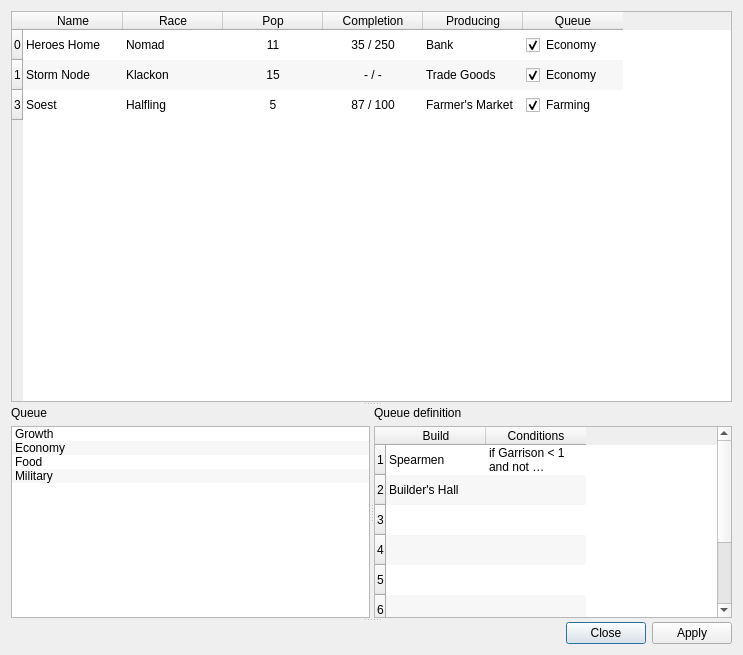
<?xml version="1.0" encoding="UTF-8"?>
<ui version="4.0">
 <class>DialogBuildingQueues</class>
 <widget class="QDialog" name="DialogBuildingQueues">
  <property name="geometry">
   <rect>
    <x>0</x>
    <y>0</y>
    <width>743</width>
    <height>655</height>
   </rect>
  </property>
  <property name="windowTitle">
   <string>Dialog</string>
  </property>
  <layout class="QGridLayout" name="gridLayout">
   <item row="0" column="0">
    <widget class="QSplitter" name="splitter_2">
     <property name="orientation">
      <enum>Qt::Vertical</enum>
     </property>
     <widget class="QTableWidget" name="tableWidget_Cities">
      <property name="sizePolicy">
       <sizepolicy hsizetype="Expanding" vsizetype="Expanding">
        <horstretch>0</horstretch>
        <verstretch>60</verstretch>
       </sizepolicy>
      </property>
      <property name="alternatingRowColors">
       <bool>true</bool>
      </property>
      <property name="showGrid">
       <bool>false</bool>
      </property>
      <row>
       <property name="text">
        <string>0</string>
       </property>
      </row>
      <row>
       <property name="text">
        <string>1</string>
       </property>
      </row>
      <row>
       <property name="text">
        <string>3</string>
       </property>
      </row>
      <column>
       <property name="text">
        <string>Name</string>
       </property>
      </column>
      <column>
       <property name="text">
        <string>Race</string>
       </property>
      </column>
      <column>
       <property name="text">
        <string>Pop</string>
       </property>
       <property name="textAlignment">
        <set>AlignHCenter|AlignVCenter|AlignCenter</set>
       </property>
      </column>
      <column>
       <property name="text">
        <string>Completion</string>
       </property>
       <property name="textAlignment">
        <set>AlignHCenter|AlignVCenter|AlignCenter</set>
       </property>
      </column>
      <column>
       <property name="text">
        <string>Producing</string>
       </property>
      </column>
      <column>
       <property name="text">
        <string>Queue</string>
       </property>
      </column>
      <item row="0" column="0">
       <property name="text">
        <string>Heroes Home</string>
       </property>
      </item>
      <item row="0" column="1">
       <property name="text">
        <string>Nomad</string>
       </property>
      </item>
      <item row="0" column="2">
       <property name="text">
        <string>11</string>
       </property>
       <property name="textAlignment">
        <set>AlignHCenter|AlignVCenter|AlignCenter</set>
       </property>
      </item>
      <item row="0" column="3">
       <property name="text">
        <string>35 / 250</string>
       </property>
       <property name="textAlignment">
        <set>AlignHCenter|AlignVCenter|AlignCenter</set>
       </property>
      </item>
      <item row="0" column="4">
       <property name="text">
        <string>Bank</string>
       </property>
      </item>
      <item row="0" column="5">
       <property name="text">
        <string>Economy</string>
       </property>
       <property name="checkState">
        <enum>Checked</enum>
       </property>
       <property name="flags">
        <set>ItemIsSelectable|ItemIsEditable|ItemIsDragEnabled|ItemIsUserCheckable|ItemIsEnabled</set>
       </property>
      </item>
      <item row="1" column="0">
       <property name="text">
        <string>Storm Node</string>
       </property>
      </item>
      <item row="1" column="1">
       <property name="text">
        <string>Klackon</string>
       </property>
      </item>
      <item row="1" column="2">
       <property name="text">
        <string>15</string>
       </property>
       <property name="textAlignment">
        <set>AlignHCenter|AlignVCenter|AlignCenter</set>
       </property>
      </item>
      <item row="1" column="3">
       <property name="text">
        <string>- / -</string>
       </property>
       <property name="textAlignment">
        <set>AlignHCenter|AlignVCenter|AlignCenter</set>
       </property>
      </item>
      <item row="1" column="4">
       <property name="text">
        <string>Trade Goods</string>
       </property>
      </item>
      <item row="1" column="5">
       <property name="text">
        <string>Economy</string>
       </property>
       <property name="checkState">
        <enum>Checked</enum>
       </property>
       <property name="flags">
        <set>ItemIsSelectable|ItemIsEditable|ItemIsDragEnabled|ItemIsUserCheckable|ItemIsEnabled</set>
       </property>
      </item>
      <item row="2" column="0">
       <property name="text">
        <string>Soest</string>
       </property>
      </item>
      <item row="2" column="1">
       <property name="text">
        <string>Halfling</string>
       </property>
      </item>
      <item row="2" column="2">
       <property name="text">
        <string>5</string>
       </property>
       <property name="textAlignment">
        <set>AlignHCenter|AlignVCenter|AlignCenter</set>
       </property>
      </item>
      <item row="2" column="3">
       <property name="text">
        <string>87 / 100</string>
       </property>
       <property name="textAlignment">
        <set>AlignHCenter|AlignVCenter|AlignCenter</set>
       </property>
      </item>
      <item row="2" column="4">
       <property name="text">
        <string>Farmer's Market</string>
       </property>
      </item>
      <item row="2" column="5">
       <property name="text">
        <string>Farming</string>
       </property>
       <property name="checkState">
        <enum>Checked</enum>
       </property>
       <property name="flags">
        <set>ItemIsSelectable|ItemIsEditable|ItemIsDragEnabled|ItemIsUserCheckable|ItemIsEnabled</set>
       </property>
      </item>
     </widget>
     <widget class="QSplitter" name="splitter">
      <property name="orientation">
       <enum>Qt::Horizontal</enum>
      </property>
      <widget class="QWidget" name="layoutWidget">
       <layout class="QVBoxLayout" name="verticalLayout">
        <item>
         <widget class="QLabel" name="label">
          <property name="text">
           <string>Queue</string>
          </property>
         </widget>
        </item>
        <item>
         <widget class="QListWidget" name="listWidget_Queues">
          <property name="sizePolicy">
           <sizepolicy hsizetype="Preferred" vsizetype="Expanding">
            <horstretch>0</horstretch>
            <verstretch>40</verstretch>
           </sizepolicy>
          </property>
          <property name="maximumSize">
           <size>
            <width>16777215</width>
            <height>16777215</height>
           </size>
          </property>
          <property name="baseSize">
           <size>
            <width>0</width>
            <height>0</height>
           </size>
          </property>
          <property name="alternatingRowColors">
           <bool>true</bool>
          </property>
          <item>
           <property name="text">
            <string>Growth</string>
           </property>
          </item>
          <item>
           <property name="text">
            <string>Economy</string>
           </property>
          </item>
          <item>
           <property name="text">
            <string>Food</string>
           </property>
          </item>
          <item>
           <property name="text">
            <string>Military</string>
           </property>
          </item>
         </widget>
        </item>
       </layout>
      </widget>
      <widget class="QWidget" name="layoutWidget">
       <layout class="QVBoxLayout" name="verticalLayout_2" stretch="0,0">
        <item>
         <widget class="QLabel" name="label_2">
          <property name="text">
           <string>Queue definition</string>
          </property>
         </widget>
        </item>
        <item>
         <widget class="QTableWidget" name="tableWidget_QueueDefinition">
          <property name="sizePolicy">
           <sizepolicy hsizetype="Expanding" vsizetype="Expanding">
            <horstretch>100</horstretch>
            <verstretch>40</verstretch>
           </sizepolicy>
          </property>
          <property name="alternatingRowColors">
           <bool>true</bool>
          </property>
          <property name="showGrid">
           <bool>false</bool>
          </property>
          <row>
           <property name="text">
            <string>1</string>
           </property>
          </row>
          <row>
           <property name="text">
            <string>2</string>
           </property>
          </row>
          <row>
           <property name="text">
            <string>3</string>
           </property>
          </row>
          <row>
           <property name="text">
            <string>4</string>
           </property>
          </row>
          <row>
           <property name="text">
            <string>5</string>
           </property>
          </row>
          <row>
           <property name="text">
            <string>6</string>
           </property>
          </row>
          <row>
           <property name="text">
            <string>7</string>
           </property>
          </row>
          <row>
           <property name="text">
            <string>8</string>
           </property>
          </row>
          <column>
           <property name="text">
            <string>Build</string>
           </property>
          </column>
          <column>
           <property name="text">
            <string>Conditions</string>
           </property>
          </column>
          <item row="0" column="0">
           <property name="text">
            <string>Spearmen</string>
           </property>
           <property name="flags">
            <set>ItemIsSelectable|ItemIsEditable|ItemIsDragEnabled|ItemIsUserCheckable|ItemIsEnabled</set>
           </property>
          </item>
          <item row="0" column="1">
           <property name="text">
            <string>if Garrison &lt; 1 and not producing(Garrison)</string>
           </property>
           <property name="flags">
            <set>ItemIsSelectable|ItemIsEditable|ItemIsDragEnabled|ItemIsUserCheckable|ItemIsEnabled</set>
           </property>
          </item>
          <item row="1" column="0">
           <property name="text">
            <string>Builder's Hall</string>
           </property>
          </item>
         </widget>
        </item>
       </layout>
      </widget>
     </widget>
     <widget class="QDialogButtonBox" name="buttonBox">
      <property name="orientation">
       <enum>Qt::Horizontal</enum>
      </property>
      <property name="standardButtons">
       <set>QDialogButtonBox::Apply|QDialogButtonBox::Close</set>
      </property>
     </widget>
    </widget>
   </item>
  </layout>
 </widget>
 <resources/>
 <connections>
  <connection>
   <sender>buttonBox</sender>
   <signal>accepted()</signal>
   <receiver>DialogBuildingQueues</receiver>
   <slot>accept()</slot>
   <hints>
    <hint type="sourcelabel">
     <x>248</x>
     <y>254</y>
    </hint>
    <hint type="destinationlabel">
     <x>157</x>
     <y>274</y>
    </hint>
   </hints>
  </connection>
  <connection>
   <sender>buttonBox</sender>
   <signal>rejected()</signal>
   <receiver>DialogBuildingQueues</receiver>
   <slot>reject()</slot>
   <hints>
    <hint type="sourcelabel">
     <x>316</x>
     <y>260</y>
    </hint>
    <hint type="destinationlabel">
     <x>286</x>
     <y>274</y>
    </hint>
   </hints>
  </connection>
 </connections>
</ui>
